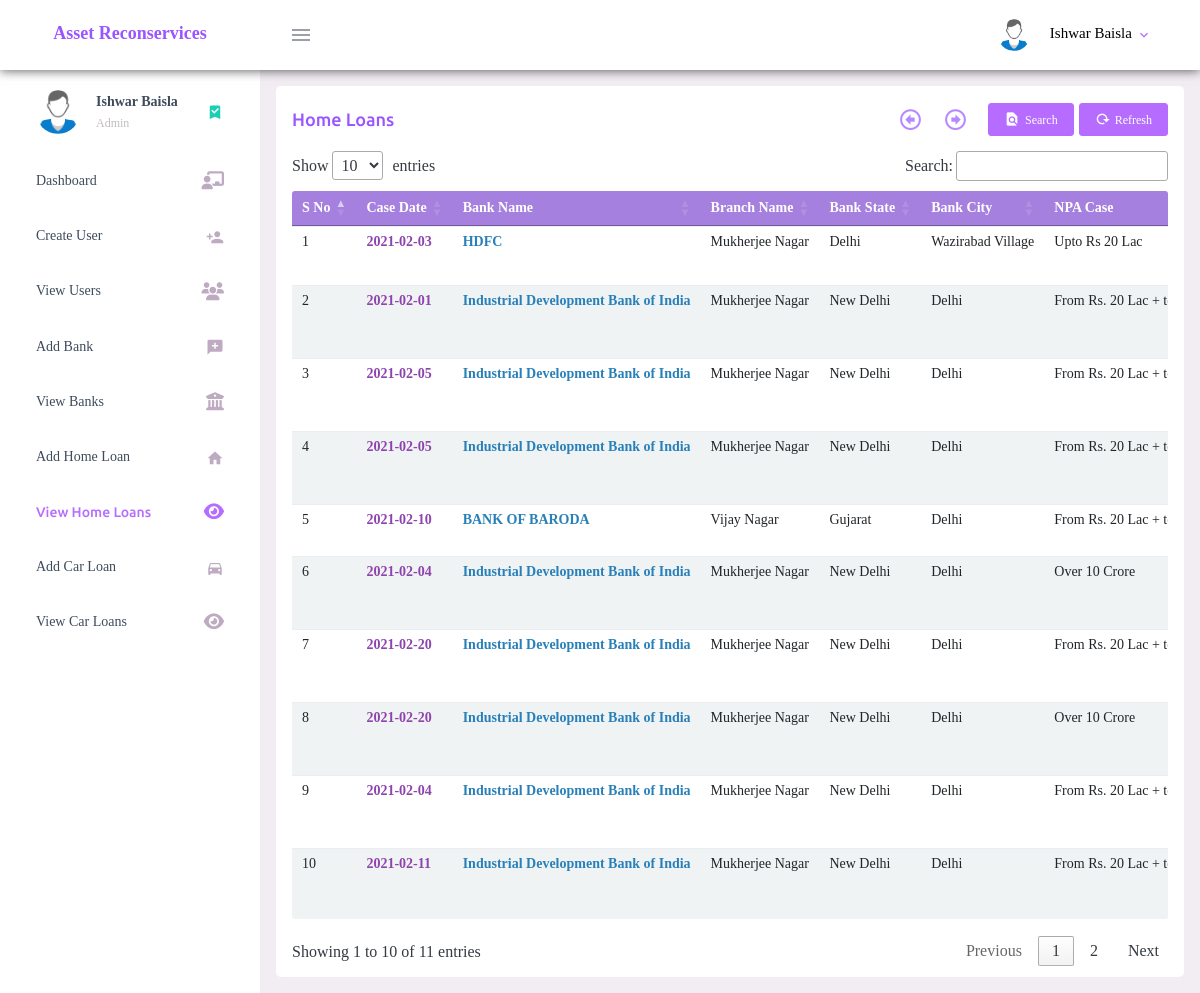
The app's page /view-home-loans.php (signed in) with its own data.
### tables this page shows
CREATE TABLE `home_loan` (
  `home_loan_cid` int(11) NOT NULL,
  `case_date` date NOT NULL,
  `npa_case` varchar(200) NOT NULL,
  `bank_name` varchar(200) NOT NULL,
  `bank_branch` varchar(100) NOT NULL,
  `bank_state` varchar(100) NOT NULL,
  `bank_city` varchar(100) NOT NULL,
  `bank_address` varchar(300) NOT NULL,
  `bank_contact_person_name` varchar(200) NOT NULL,
  `bank_contact_person_number` varchar(200) NOT NULL,
  `bank_contact_person_designation` varchar(200) NOT NULL,
  `bank_contact_person_email` varchar(200) NOT NULL,
  `borrower_name` varchar(200) NOT NULL,
  `amount` varchar(200) NOT NULL,
  `outstanding` date NOT NULL,
  `ra_agreement_signed_on` date NOT NULL,
  `ra_agreement_expired_on` date NOT NULL,
  `date_of_notice13_2` date NOT NULL,
  `date_of_notice13_3` date NOT NULL,
  `primary_security` varchar(200) NOT NULL,
  `collateral_security` varchar(200) NOT NULL,
  `total_security` varchar(200) NOT NULL,
  `date_of_symbolic_possession` date NOT NULL,
  `publication_hindi_newspaper_on` date NOT NULL,
  `publication_english_newspaper_on` date NOT NULL,
  `requested_bank_for_documents` date NOT NULL,
  `documents_received_on` date NOT NULL,
  `advocate_name` varchar(100) NOT NULL,
  `documents_given_to_advocate_on` date NOT NULL,
  `date_of_redirection_by_advocate` date NOT NULL,
  `application_file_dm_cmm_by_advocate_on` date NOT NULL,
  `date_of_hearing` date NOT NULL,
  `order_received_on` date NOT NULL,
  `order_forwarded_to_bank_on` date NOT NULL,
  `lease_on` date NOT NULL,
  `physical_possession_fixed_on` date NOT NULL,
  `mortgage_property_on` date NOT NULL,
  `possession_taken_on` date NOT NULL,
  `possession_postpone_on` date NOT NULL,
  `possession_postpone_reason` varchar(200) NOT NULL,
  `property_on_auction` date NOT NULL,
  `reserve_price` varchar(100) NOT NULL,
  `emd_amount` varchar(100) NOT NULL,
  `property_visit_by_prospective_buyers_on` date NOT NULL,
  `auction_date` date NOT NULL,
  `auction_status` tinyint(4) NOT NULL,
  `emd_deposit` varchar(100) NOT NULL,
  `emd_deposit_on` date NOT NULL,
  `fifteen_percent_possession` varchar(100) NOT NULL,
  `fifteen_percent_possession_on` date NOT NULL,
  `full_deposit` varchar(100) NOT NULL,
  `full_deposit_on` date NOT NULL,
  `over_above` varchar(100) NOT NULL,
  `forfitted` varchar(100) NOT NULL,
  `compromise` tinyint(4) NOT NULL,
  `date_of_compromise` date NOT NULL,
  `amount_of_compromise` varchar(200) NOT NULL,
  `full_compromise_paid_upto` varchar(200) NOT NULL,
  `ots` tinyint(4) NOT NULL,
  `date_of_ots_accepted` date NOT NULL,
  `amount_of_ots` varchar(200) NOT NULL,
  `amount_of_ots_paid_upto` varchar(200) NOT NULL,
  `compromise_ots_failed` tinyint(4) NOT NULL,
  `compromise_ots_failed_date` date NOT NULL,
  `property_sold_on` date NOT NULL,
  `property_sold_for` varchar(200) NOT NULL,
  `full_amount_compromise_received_on` date NOT NULL,
  `full_amount_ots_received_on` date NOT NULL,
  `date_of_ra_bill` date NOT NULL,
  `amount_of_ra_bill` varchar(200) NOT NULL,
  `ra_bill_forward_to_bank_on` date NOT NULL,
  `ra_bill_paid_on` date NOT NULL,
  `ra_bill_paid_amount` varchar(200) NOT NULL,
  `total_amount_of_expenses_incurred` varchar(200) NOT NULL,
  `income_case_wise_profit_loss` varchar(200) NOT NULL,
  `hindi_publication_name` varchar(100) NOT NULL,
  `english_publication_name` varchar(100) NOT NULL,
  `approved` tinyint(4) NOT NULL,
  `case_status` tinyint(4) NOT NULL
);

### view-home-loans.php (the view, shortened to what this page needs)
<?php
    require_once('connection.php');
    $db_error = '';
    $result_array = array();
    $control = 0;
    $error_occured = 0;
    if($error_occured || !$control){
      $sql = "SELECT * FROM home_loan";
      $result = $conn->query($sql);
      if($conn->error != ''){
          $_SESSION['error_msg'] = 'Something went wrong!';
          $db_error = $conn->error;
      }
      else if($result->num_rows == 0){
          $_SESSION['note_msg'] = 'Add a Home loan';
          header('Location: home-loan.php');
          exit;
      }
      else{
        while($row = $result->fetch_assoc()){
          array_push($result_array, $row);
        }
      }
    }
?>
<!DOCTYPE html>
<html lang="en">
  <head>
    <?php require 'includes/layout.php'; ?>
  </head>
  <body>
    <div class="container-scroller">
      <?php require 'includes/dashboard-header.php'; ?>
      <div class="container-fluid page-body-wrapper">
        <?php require 'includes/side-navigation.php'; ?>
        <div class="main-panel">
          <div class="content-wrapper">
            <div class="row ht-100">
              <div class="col-lg grid-margin stretch-card mb-0">
                <div class="card">
                  <div class="card-body set-table-height">
                    <h4 class="card-title form-inline justify-content-between">
                    Home Loans
                    <div class="form-inline">
                      <div class="table-scroll-btn-container">
                        <?php if(sizeof($result_array) > 0){ ?>
                        <div class="table-scroll-btn">
                          <span id="scroll-to-left-end-of-div">
                              <i  class="mdi mdi-arrow-left-bold-circle-outline"></i>
                          </span>
                          <span id="scroll-to-right-end-of-div" >
                              <i class="mdi mdi-arrow-right-bold-circle-outline"></i>
                          </span>
                        </div>
                        <?php } ?>
                      </div>
                      <?php if(sizeof($result_array) > 0){ ?>
                        <button id="show-search-popup" class="btn btn-primary btn-setting">
                            <i class="mdi mdi-file-find"></i>
                            Search
                        </button>
                        <a id="refresh-loans" href="view-home-loans.php">
                          <button  class="btn btn-primary btn-setting">
                              <i class="mdi mdi-reload mr-1"></i>
                              Refresh
                          </button>
                        </a>
                      <?php } ?>
                    </div>
                    </h4>
                    <div class="ht-50"></div>
                    <div class="table-container table-container-home-loan">
                    <!--
                    <p class="card-description"> Add class <code>.table-hover</code>
                    </p>
                    -->
                    <?php if($db_error == ''){ ?>
                        <?php if(sizeof($result_array) > 0){ ?>
                            <table id="home-loan-table" class="table table-hover">
                              <thead>
                                <tr>
                                  <th>S No</th>
                                  <th>Case Date</th>
                                  <th>Bank Name</th>
                                  <th>Branch Name</th>
                                  <th>Bank State</th>
                                  <th>Bank City</th>
                                  <th>NPA Case</th>
                                </tr>
                              </thead>
                            <tbody>
                            <?php
                                $serial_no = 1;
                                foreach ($result_array as $home_loan){
                                    $npa_case = $home_loan['npa_case'];
                                    if($npa_case == '1')
                                      $npa_case_value = 'Upto Rs 20 Lac';
                                    if($npa_case == '2')
                                        $npa_case_value = 'From Rs. 20 Lac + to Rs. 10 Crore';
                                    if($npa_case == '3')
                                        $npa_case_value = 'Over 10 Crore';
                                    ?>
                                    <tr>
                                      <td><?php echo $serial_no; ?></td>
                                      <td class="case-date"><?php echo $home_loan['case_date']!= '0000-00-00'? $home_loan['case_date'] : '-'; ?></td>
                                      <td class="bank"><?php echo $home_loan['bank_name']; ?></td>
                                      <td><?php echo $home_loan['bank_branch']; ?></td>
                                      <td><?php echo $home_loan['bank_state']; ?></td>
                                      <td><?php echo $home_loan['bank_city']; ?></td>
                                      <td><?php echo $npa_case_value; ?></td>
                                    </tr>
                                    <?php
                                    $serial_no += 1;
                                }
                            ?>
                            </tbody>
                            </table>
                        <?php } ?>
                    <?php } ?>
                    </div>
                    <div class="ht-50"></div>
                  </div>
                </div>
              </div>
            </div>
          </div>
        </div>
      </div>
    </div>
  </body>
</html>

### records on screen
home_loan: case_date "2021-02-03", bank_name "HDFC", bank_branch "Mukherjee Nagar", bank_state "Delhi", bank_city "Wazirabad Village", npa_case "Upto Rs 20 Lac"
home_loan: case_date "2021-02-01", bank_name "Industrial Development Bank of India", bank_branch "Mukherjee Nagar", bank_state "New Delhi", bank_city "Delhi", npa_case "From Rs. 20 Lac +…"
home_loan: case_date "2021-02-05", bank_name "Industrial Development Bank of India", bank_branch "Mukherjee Nagar", bank_state "New Delhi", bank_city "Delhi", npa_case "From Rs. 20 Lac +…"
home_loan: case_date "2021-02-05", bank_name "Industrial Development Bank of India", bank_branch "Mukherjee Nagar", bank_state "New Delhi", bank_city "Delhi", npa_case "From Rs. 20 Lac +…"
home_loan: case_date "2021-02-10", bank_name "BANK OF BARODA", bank_branch "Vijay Nagar", bank_state "Gujarat", bank_city "Delhi", npa_case "From Rs. 20 Lac +…"
home_loan: case_date "2021-02-04", bank_name "Industrial Development Bank of India", bank_branch "Mukherjee Nagar", bank_state "New Delhi", bank_city "Delhi", npa_case "Over 10 Crore"
home_loan: case_date "2021-02-20", bank_name "Industrial Development Bank of India", bank_branch "Mukherjee Nagar", bank_state "New Delhi", bank_city "Delhi", npa_case "From Rs. 20 Lac +…"
home_loan: case_date "2021-02-20", bank_name "Industrial Development Bank of India", bank_branch "Mukherjee Nagar", bank_state "New Delhi", bank_city "Delhi", npa_case "Over 10 Crore"
home_loan: case_date "2021-02-04", bank_name "Industrial Development Bank of India", bank_branch "Mukherjee Nagar", bank_state "New Delhi", bank_city "Delhi", npa_case "From Rs. 20 Lac +…"
home_loan: case_date "2021-02-11", bank_name "Industrial Development Bank of India", bank_branch "Mukherjee Nagar", bank_state "New Delhi", bank_city "Delhi", npa_case "From Rs. 20 Lac +…"

### other values on screen
$_SESSION['user_full_name'] "Ishwar Baisla"
